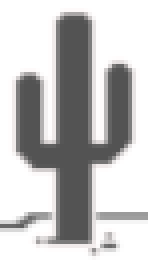
#> input picture dino_ai/images/cactus1.png, 37 x 65 px (shown 4 times larger)
$ python make_data.py
#> lines starting #> are read from the running program, lines starting #| are printed output that depends on the picture
import numpy as np
from PIL import ImageGrab
import cv2
import cv2 as cv
import keyboard

template1 = cv.imread('images/cactus1.png', 0)
#> template1: shape (65, 37); min 83, max 255, mean 192.8
template2 = cv.imread('images/cactus2.png', 0)
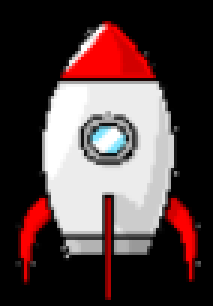
#> input picture linear-game-ai/images/cactus2.png, 71 x 102 px, found by its file name (shown 3 times larger)
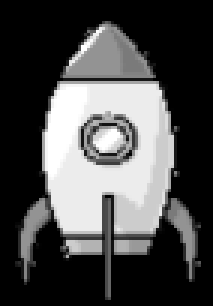
#> template2: shape (102, 71) (shown 3 times larger); min 0, max 255, mean 75.2
template3 = cv.imread('images/bird1.png', 0)
template4 = cv.imread('images/bird2.png', 0)
w1, h1 = template1.shape[::-1]
#> w1 = 37; h1 = 65
w2, h2 = template1.shape[::-1]
#> w2 = 37; h2 = 65
w3, h3 = template1.shape[::-1]
#> w3 = 37; h3 = 65
w4, h4 = template1.shape[::-1]
#> w4 = 37; h4 = 65


def process_img(original_image):

    img_gray = cv2.cvtColor(original_image, cv2.COLOR_BGR2GRAY)

    return img_gray


f = open("dino.txt", 'w')

while(True):
    data = [0, 0, 0, 0, 0, 0, 0]

#> (the run stopped early here; a loop or call above may not have finished)
